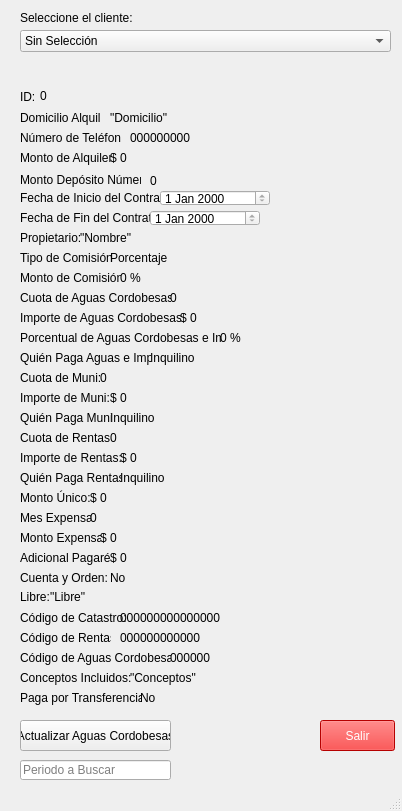
<?xml version="1.0" encoding="UTF-8"?>
<ui version="4.0">
 <class>MainWindow</class>
 <widget class="QMainWindow" name="MainWindow">
  <property name="geometry">
   <rect>
    <x>0</x>
    <y>0</y>
    <width>402</width>
    <height>811</height>
   </rect>
  </property>
  <property name="windowTitle">
   <string>MainWindow</string>
  </property>
  <widget class="QWidget" name="centralwidget">
   <widget class="QComboBox" name="cb_seleccionar_cliente">
    <property name="geometry">
     <rect>
      <x>20</x>
      <y>30</y>
      <width>371</width>
      <height>22</height>
     </rect>
    </property>
    <item>
     <property name="text">
      <string>Sin Selección</string>
     </property>
    </item>
   </widget>
   <widget class="QLabel" name="label_txt_seleccione_cliente">
    <property name="geometry">
     <rect>
      <x>20</x>
      <y>10</y>
      <width>131</width>
      <height>16</height>
     </rect>
    </property>
    <property name="text">
     <string>Seleccione el cliente:</string>
    </property>
   </widget>
   <widget class="QLabel" name="label_txt_id">
    <property name="geometry">
     <rect>
      <x>20</x>
      <y>90</y>
      <width>47</width>
      <height>13</height>
     </rect>
    </property>
    <property name="text">
     <string>ID:</string>
    </property>
   </widget>
   <widget class="QLabel" name="label_id_cliente">
    <property name="geometry">
     <rect>
      <x>40</x>
      <y>86</y>
      <width>351</width>
      <height>20</height>
     </rect>
    </property>
    <property name="text">
     <string>0</string>
    </property>
    <property name="alignment">
     <set>Qt::AlignLeading|Qt::AlignLeft|Qt::AlignVCenter</set>
    </property>
   </widget>
   <widget class="QLabel" name="label_txt_domicilio_alquiler">
    <property name="geometry">
     <rect>
      <x>20</x>
      <y>110</y>
      <width>81</width>
      <height>16</height>
     </rect>
    </property>
    <property name="text">
     <string>Domicilio Alquiler:</string>
    </property>
   </widget>
   <widget class="QLabel" name="label_txt_numero_telefono">
    <property name="geometry">
     <rect>
      <x>20</x>
      <y>130</y>
      <width>101</width>
      <height>16</height>
     </rect>
    </property>
    <property name="text">
     <string>Número de Teléfono:</string>
    </property>
   </widget>
   <widget class="QLabel" name="label_txt_monto_alquiler">
    <property name="geometry">
     <rect>
      <x>20</x>
      <y>150</y>
      <width>91</width>
      <height>16</height>
     </rect>
    </property>
    <property name="text">
     <string>Monto de Alquiler:</string>
    </property>
   </widget>
   <widget class="QLabel" name="label_txt_monto_deposito_numero">
    <property name="geometry">
     <rect>
      <x>20</x>
      <y>170</y>
      <width>121</width>
      <height>20</height>
     </rect>
    </property>
    <property name="text">
     <string>Monto Depósito Número:</string>
    </property>
   </widget>
   <widget class="QLabel" name="label_txt_fecha_inicio_contrato">
    <property name="geometry">
     <rect>
      <x>20</x>
      <y>190</y>
      <width>151</width>
      <height>16</height>
     </rect>
    </property>
    <property name="text">
     <string>Fecha de Inicio del Contrato:</string>
    </property>
   </widget>
   <widget class="QLabel" name="label_txt_fecha_fin_contrato">
    <property name="geometry">
     <rect>
      <x>20</x>
      <y>210</y>
      <width>131</width>
      <height>16</height>
     </rect>
    </property>
    <property name="text">
     <string>Fecha de Fin del Contrato:</string>
    </property>
   </widget>
   <widget class="QLabel" name="label_txt_propietario">
    <property name="geometry">
     <rect>
      <x>20</x>
      <y>230</y>
      <width>71</width>
      <height>16</height>
     </rect>
    </property>
    <property name="text">
     <string>Propietario:</string>
    </property>
   </widget>
   <widget class="QLabel" name="label_txt_tipo_comision">
    <property name="geometry">
     <rect>
      <x>20</x>
      <y>250</y>
      <width>91</width>
      <height>16</height>
     </rect>
    </property>
    <property name="text">
     <string>Tipo de Comisión:</string>
    </property>
   </widget>
   <widget class="QLabel" name="label_txt_monto_comision">
    <property name="geometry">
     <rect>
      <x>20</x>
      <y>270</y>
      <width>101</width>
      <height>16</height>
     </rect>
    </property>
    <property name="text">
     <string>Monto de Comisión:</string>
    </property>
   </widget>
   <widget class="QLabel" name="label_txt_cuota_aguas_cordobesas">
    <property name="geometry">
     <rect>
      <x>20</x>
      <y>290</y>
      <width>151</width>
      <height>16</height>
     </rect>
    </property>
    <property name="text">
     <string>Cuota de Aguas Cordobesas:</string>
    </property>
   </widget>
   <widget class="QLabel" name="label_txt_importe_aguas_cordobesas">
    <property name="geometry">
     <rect>
      <x>20</x>
      <y>310</y>
      <width>161</width>
      <height>16</height>
     </rect>
    </property>
    <property name="text">
     <string>Importe de Aguas Cordobesas:</string>
    </property>
   </widget>
   <widget class="QLabel" name="label_txt_porcentual_aguas_cordobesas">
    <property name="geometry">
     <rect>
      <x>20</x>
      <y>330</y>
      <width>201</width>
      <height>16</height>
     </rect>
    </property>
    <property name="text">
     <string>Porcentual de Aguas Cordobesas e Imp.:</string>
    </property>
   </widget>
   <widget class="QLabel" name="label_txt_quien_paga_aguas">
    <property name="geometry">
     <rect>
      <x>20</x>
      <y>350</y>
      <width>131</width>
      <height>16</height>
     </rect>
    </property>
    <property name="text">
     <string>Quién Paga Aguas e Imp.:</string>
    </property>
   </widget>
   <widget class="QLabel" name="label_txt_cuota_muni">
    <property name="geometry">
     <rect>
      <x>20</x>
      <y>370</y>
      <width>81</width>
      <height>16</height>
     </rect>
    </property>
    <property name="text">
     <string>Cuota de Muni:</string>
    </property>
   </widget>
   <widget class="QLabel" name="label_txt_importe_muni">
    <property name="geometry">
     <rect>
      <x>20</x>
      <y>390</y>
      <width>91</width>
      <height>16</height>
     </rect>
    </property>
    <property name="text">
     <string>Importe de Muni:</string>
    </property>
   </widget>
   <widget class="QLabel" name="label_txt_quien_paga_muni">
    <property name="geometry">
     <rect>
      <x>20</x>
      <y>410</y>
      <width>91</width>
      <height>16</height>
     </rect>
    </property>
    <property name="text">
     <string>Quién Paga Muni:</string>
    </property>
   </widget>
   <widget class="QLabel" name="label_txt_cuota_rentas">
    <property name="geometry">
     <rect>
      <x>20</x>
      <y>430</y>
      <width>91</width>
      <height>16</height>
     </rect>
    </property>
    <property name="text">
     <string>Cuota de Rentas:</string>
    </property>
   </widget>
   <widget class="QLabel" name="label_txt_importe_rentas">
    <property name="geometry">
     <rect>
      <x>20</x>
      <y>450</y>
      <width>111</width>
      <height>16</height>
     </rect>
    </property>
    <property name="text">
     <string>Importe de Rentas:</string>
    </property>
   </widget>
   <widget class="QLabel" name="label_txt_quien_paga_rentas">
    <property name="geometry">
     <rect>
      <x>20</x>
      <y>470</y>
      <width>101</width>
      <height>16</height>
     </rect>
    </property>
    <property name="text">
     <string>Quién Paga Rentas:</string>
    </property>
   </widget>
   <widget class="QLabel" name="label_txt_monto_unico">
    <property name="geometry">
     <rect>
      <x>20</x>
      <y>490</y>
      <width>71</width>
      <height>16</height>
     </rect>
    </property>
    <property name="text">
     <string>Monto Único:</string>
    </property>
   </widget>
   <widget class="QLabel" name="label_txt_mes_expensa">
    <property name="geometry">
     <rect>
      <x>20</x>
      <y>510</y>
      <width>71</width>
      <height>16</height>
     </rect>
    </property>
    <property name="text">
     <string>Mes Expensa:</string>
    </property>
   </widget>
   <widget class="QLabel" name="label_txt_monto_expensa">
    <property name="geometry">
     <rect>
      <x>20</x>
      <y>530</y>
      <width>81</width>
      <height>16</height>
     </rect>
    </property>
    <property name="text">
     <string>Monto Expensa:</string>
    </property>
   </widget>
   <widget class="QLabel" name="label_txt_adicional_pagares">
    <property name="geometry">
     <rect>
      <x>20</x>
      <y>550</y>
      <width>91</width>
      <height>16</height>
     </rect>
    </property>
    <property name="text">
     <string>Adicional Pagarés:</string>
    </property>
   </widget>
   <widget class="QLabel" name="label_txt_cuenta_orden">
    <property name="geometry">
     <rect>
      <x>20</x>
      <y>570</y>
      <width>91</width>
      <height>16</height>
     </rect>
    </property>
    <property name="text">
     <string>Cuenta y Orden:</string>
    </property>
   </widget>
   <widget class="QLabel" name="label_txt_libre">
    <property name="geometry">
     <rect>
      <x>20</x>
      <y>590</y>
      <width>47</width>
      <height>13</height>
     </rect>
    </property>
    <property name="text">
     <string>Libre:</string>
    </property>
   </widget>
   <widget class="QLabel" name="label_txt_codigo_catastro">
    <property name="geometry">
     <rect>
      <x>20</x>
      <y>610</y>
      <width>111</width>
      <height>16</height>
     </rect>
    </property>
    <property name="text">
     <string>Código de Catastro:</string>
    </property>
   </widget>
   <widget class="QLabel" name="label_txt_codigo_rentas">
    <property name="geometry">
     <rect>
      <x>20</x>
      <y>630</y>
      <width>91</width>
      <height>16</height>
     </rect>
    </property>
    <property name="text">
     <string>Código de Rentas:</string>
    </property>
   </widget>
   <widget class="QLabel" name="label_txt_codigo_aguas_cordobesas">
    <property name="geometry">
     <rect>
      <x>20</x>
      <y>650</y>
      <width>151</width>
      <height>16</height>
     </rect>
    </property>
    <property name="text">
     <string>Código de Aguas Cordobesas:</string>
    </property>
   </widget>
   <widget class="QLabel" name="label_txt_conceptos_incluidos">
    <property name="geometry">
     <rect>
      <x>20</x>
      <y>670</y>
      <width>111</width>
      <height>16</height>
     </rect>
    </property>
    <property name="text">
     <string>Conceptos Incluidos:</string>
    </property>
   </widget>
   <widget class="QLabel" name="label_txt_paga_por_transferencia">
    <property name="geometry">
     <rect>
      <x>20</x>
      <y>690</y>
      <width>121</width>
      <height>16</height>
     </rect>
    </property>
    <property name="text">
     <string>Paga por Transferencia:</string>
    </property>
   </widget>
   <widget class="QLabel" name="label_domicilio">
    <property name="geometry">
     <rect>
      <x>110</x>
      <y>110</y>
      <width>281</width>
      <height>16</height>
     </rect>
    </property>
    <property name="text">
     <string>&quot;Domicilio&quot;</string>
    </property>
   </widget>
   <widget class="QLabel" name="label_numero_de_telefono">
    <property name="geometry">
     <rect>
      <x>130</x>
      <y>130</y>
      <width>251</width>
      <height>16</height>
     </rect>
    </property>
    <property name="text">
     <string>000000000</string>
    </property>
   </widget>
   <widget class="QLabel" name="label_monto_de_alquiler">
    <property name="geometry">
     <rect>
      <x>110</x>
      <y>150</y>
      <width>281</width>
      <height>16</height>
     </rect>
    </property>
    <property name="text">
     <string>$ 0</string>
    </property>
   </widget>
   <widget class="QLabel" name="label_monto_deposito_numero">
    <property name="geometry">
     <rect>
      <x>150</x>
      <y>170</y>
      <width>251</width>
      <height>21</height>
     </rect>
    </property>
    <property name="text">
     <string>0</string>
    </property>
   </widget>
   <widget class="QDateEdit" name="dateEdit">
    <property name="geometry">
     <rect>
      <x>160</x>
      <y>190</y>
      <width>110</width>
      <height>16</height>
     </rect>
    </property>
    <property name="readOnly">
     <bool>true</bool>
    </property>
   </widget>
   <widget class="QDateEdit" name="dateEdit_2">
    <property name="geometry">
     <rect>
      <x>150</x>
      <y>210</y>
      <width>110</width>
      <height>16</height>
     </rect>
    </property>
    <property name="readOnly">
     <bool>true</bool>
    </property>
   </widget>
   <widget class="QLabel" name="label_nombre_propietario">
    <property name="geometry">
     <rect>
      <x>80</x>
      <y>230</y>
      <width>311</width>
      <height>16</height>
     </rect>
    </property>
    <property name="text">
     <string>&quot;Nombre&quot;</string>
    </property>
   </widget>
   <widget class="QLabel" name="label_tipo_de_comision">
    <property name="geometry">
     <rect>
      <x>110</x>
      <y>250</y>
      <width>281</width>
      <height>16</height>
     </rect>
    </property>
    <property name="text">
     <string>Porcentaje</string>
    </property>
   </widget>
   <widget class="QLabel" name="label_monto_de_comision">
    <property name="geometry">
     <rect>
      <x>120</x>
      <y>270</y>
      <width>271</width>
      <height>16</height>
     </rect>
    </property>
    <property name="text">
     <string>0 %</string>
    </property>
   </widget>
   <widget class="QLabel" name="label_cuota_aguas_cordobesas">
    <property name="geometry">
     <rect>
      <x>170</x>
      <y>290</y>
      <width>221</width>
      <height>16</height>
     </rect>
    </property>
    <property name="text">
     <string>0</string>
    </property>
   </widget>
   <widget class="QLabel" name="label_importe_aguas_cordobesas">
    <property name="geometry">
     <rect>
      <x>180</x>
      <y>310</y>
      <width>211</width>
      <height>16</height>
     </rect>
    </property>
    <property name="text">
     <string>$ 0</string>
    </property>
   </widget>
   <widget class="QLabel" name="label_porcentual_aguas_cordobesas">
    <property name="geometry">
     <rect>
      <x>220</x>
      <y>330</y>
      <width>171</width>
      <height>16</height>
     </rect>
    </property>
    <property name="text">
     <string>0 %</string>
    </property>
   </widget>
   <widget class="QLabel" name="label_quien_paga_aguas">
    <property name="geometry">
     <rect>
      <x>150</x>
      <y>350</y>
      <width>241</width>
      <height>16</height>
     </rect>
    </property>
    <property name="text">
     <string>Inquilino</string>
    </property>
   </widget>
   <widget class="QLabel" name="label_cuota_muni">
    <property name="geometry">
     <rect>
      <x>100</x>
      <y>370</y>
      <width>291</width>
      <height>16</height>
     </rect>
    </property>
    <property name="text">
     <string>0</string>
    </property>
   </widget>
   <widget class="QLabel" name="label_importe_muni">
    <property name="geometry">
     <rect>
      <x>110</x>
      <y>390</y>
      <width>281</width>
      <height>16</height>
     </rect>
    </property>
    <property name="text">
     <string>$ 0</string>
    </property>
   </widget>
   <widget class="QLabel" name="label_quien_paga_muni">
    <property name="geometry">
     <rect>
      <x>110</x>
      <y>410</y>
      <width>281</width>
      <height>16</height>
     </rect>
    </property>
    <property name="text">
     <string>Inquilino</string>
    </property>
   </widget>
   <widget class="QLabel" name="label_cuota_rentas">
    <property name="geometry">
     <rect>
      <x>110</x>
      <y>430</y>
      <width>281</width>
      <height>16</height>
     </rect>
    </property>
    <property name="text">
     <string>0</string>
    </property>
   </widget>
   <widget class="QLabel" name="label_importe_rentas">
    <property name="geometry">
     <rect>
      <x>120</x>
      <y>450</y>
      <width>271</width>
      <height>16</height>
     </rect>
    </property>
    <property name="text">
     <string>$ 0</string>
    </property>
   </widget>
   <widget class="QLabel" name="label_quien_paga_rentas">
    <property name="geometry">
     <rect>
      <x>120</x>
      <y>470</y>
      <width>271</width>
      <height>16</height>
     </rect>
    </property>
    <property name="text">
     <string>Inquilino</string>
    </property>
   </widget>
   <widget class="QLabel" name="label_monto_unico">
    <property name="geometry">
     <rect>
      <x>90</x>
      <y>490</y>
      <width>301</width>
      <height>16</height>
     </rect>
    </property>
    <property name="text">
     <string>$ 0</string>
    </property>
   </widget>
   <widget class="QLabel" name="label_mes_expensa">
    <property name="geometry">
     <rect>
      <x>90</x>
      <y>510</y>
      <width>301</width>
      <height>16</height>
     </rect>
    </property>
    <property name="text">
     <string>0</string>
    </property>
   </widget>
   <widget class="QLabel" name="label_monto_expensa">
    <property name="geometry">
     <rect>
      <x>100</x>
      <y>530</y>
      <width>291</width>
      <height>16</height>
     </rect>
    </property>
    <property name="text">
     <string>$ 0</string>
    </property>
   </widget>
   <widget class="QLabel" name="label_adicional_pagares">
    <property name="geometry">
     <rect>
      <x>110</x>
      <y>550</y>
      <width>281</width>
      <height>16</height>
     </rect>
    </property>
    <property name="text">
     <string>$ 0</string>
    </property>
   </widget>
   <widget class="QLabel" name="label_cuenta_orden">
    <property name="geometry">
     <rect>
      <x>110</x>
      <y>570</y>
      <width>281</width>
      <height>16</height>
     </rect>
    </property>
    <property name="text">
     <string>No</string>
    </property>
   </widget>
   <widget class="QLabel" name="label_libre">
    <property name="geometry">
     <rect>
      <x>50</x>
      <y>590</y>
      <width>47</width>
      <height>13</height>
     </rect>
    </property>
    <property name="text">
     <string>&quot;Libre&quot;</string>
    </property>
   </widget>
   <widget class="QLabel" name="label_codigo_catastro">
    <property name="geometry">
     <rect>
      <x>120</x>
      <y>610</y>
      <width>271</width>
      <height>16</height>
     </rect>
    </property>
    <property name="text">
     <string>000000000000000</string>
    </property>
   </widget>
   <widget class="QLabel" name="label_codigo_rentas">
    <property name="geometry">
     <rect>
      <x>120</x>
      <y>630</y>
      <width>281</width>
      <height>16</height>
     </rect>
    </property>
    <property name="text">
     <string>000000000000</string>
    </property>
   </widget>
   <widget class="QLabel" name="label_codigo_aguas_cordobesas">
    <property name="geometry">
     <rect>
      <x>170</x>
      <y>650</y>
      <width>221</width>
      <height>16</height>
     </rect>
    </property>
    <property name="text">
     <string>000000</string>
    </property>
   </widget>
   <widget class="QLabel" name="label_conceptos_incluidos">
    <property name="geometry">
     <rect>
      <x>130</x>
      <y>670</y>
      <width>271</width>
      <height>16</height>
     </rect>
    </property>
    <property name="text">
     <string>&quot;Conceptos&quot;</string>
    </property>
   </widget>
   <widget class="QLabel" name="label_paga_por_transferencia">
    <property name="geometry">
     <rect>
      <x>140</x>
      <y>690</y>
      <width>251</width>
      <height>16</height>
     </rect>
    </property>
    <property name="text">
     <string>No</string>
    </property>
   </widget>
   <widget class="QPushButton" name="btn_actualizar_aguas_cordobesas">
    <property name="geometry">
     <rect>
      <x>20</x>
      <y>720</y>
      <width>151</width>
      <height>31</height>
     </rect>
    </property>
    <property name="text">
     <string>Actualizar Aguas Cordobesas</string>
    </property>
   </widget>
   <widget class="QPushButton" name="btn_exit">
    <property name="geometry">
     <rect>
      <x>320</x>
      <y>720</y>
      <width>75</width>
      <height>31</height>
     </rect>
    </property>
    <property name="styleSheet">
     <string notr="true">background-color: red;
color: white;
font: 75 10pt &quot;Arial&quot;;</string>
    </property>
    <property name="text">
     <string>Salir</string>
    </property>
   </widget>
   <widget class="QLineEdit" name="le_periodo_a_buscar">
    <property name="geometry">
     <rect>
      <x>20</x>
      <y>760</y>
      <width>151</width>
      <height>20</height>
     </rect>
    </property>
    <property name="placeholderText">
     <string>Periodo a Buscar</string>
    </property>
   </widget>
  </widget>
  <widget class="QStatusBar" name="statusbar"/>
 </widget>
 <resources/>
 <connections/>
</ui>
